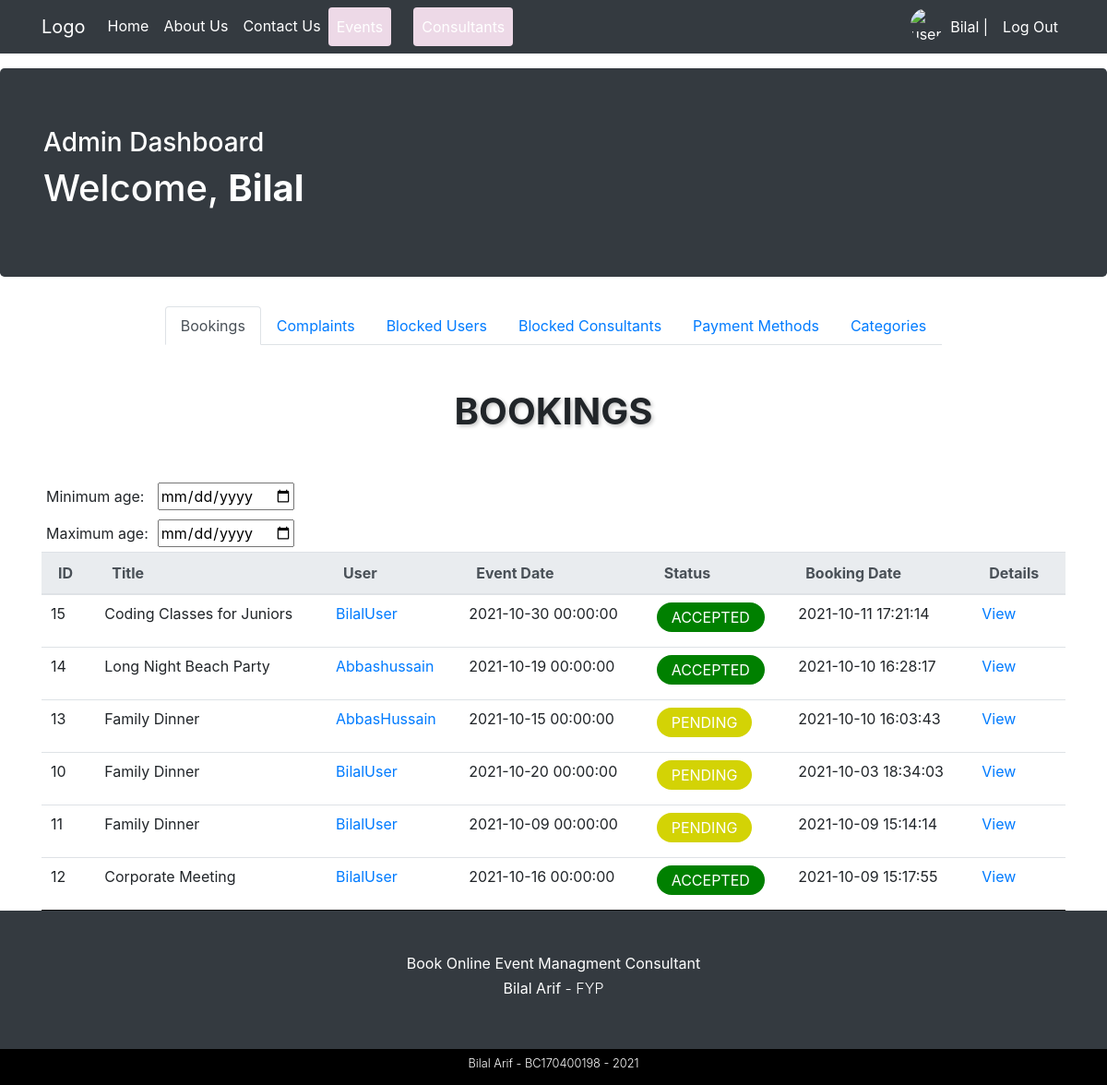
Page /admin-dashboard.php (signed in) on the committed database.
### tables this page shows
CREATE TABLE IF NOT EXISTS `bookings` (
  `booking_id` int(11) NOT NULL AUTO_INCREMENT,
  `booking_event` int(11) NOT NULL,
  `booking_event_name` varchar(255) NOT NULL,
  `booking_description` text NOT NULL,
  `booking_consultant` int(11) NOT NULL,
  `booking_consultant_username` varchar(255) NOT NULL,
  `booking_user` int(11) NOT NULL,
  `booking_user_username` varchar(255) NOT NULL,
  `booking_status` varchar(50) NOT NULL DEFAULT 'pending',
  `booking_date` datetime NOT NULL,
  `booking_createdAt` datetime NOT NULL DEFAULT CURRENT_TIMESTAMP,
  PRIMARY KEY (`booking_id`)
);

### includes/classes/Database.php (called while the page is built, shortened)
<?php
class Database {
    private $pdo;
    public function __construct(){
        $this->pdo = new PDO("mysql:host=localhost;dbname=lamhey", "Bilal", "123123");
        $this->pdo->setAttribute(PDO::ATTR_ERRMODE, PDO::ERRMODE_EXCEPTION);
    }
    public function queryDB($sql, $mode, $values = array()){
        $stmt = $this->pdo->prepare($sql);
        foreach($values as $valueToBind){
            $stmt->bindValue($valueToBind[0], $valueToBind[1]);
        }
        $stmt->execute();
        if ($mode != Database::SELECTSINGLE && $mode != Database::SELECTALL && $mode != Database::EXECUTE){
            throw new Exception('Invalid Mode');
        }else if ($mode == Database::SELECTSINGLE){
            return $stmt->fetch(PDO::FETCH_ASSOC);
        }else if ($mode == Database::SELECTALL){
            return $stmt->fetchAll(PDO::FETCH_ASSOC);
        }
    }
}

### includes/classes/Admin.php (called while the page is built, shortened)
<?php
class Admin extends User {
    protected $db;
    public function __construct($pUsername){
        $this->db = new Database();
    }
    public function getBookingList() {
        $sql = "SELECT * FROM bookings";
        $result = $this->db->queryDB($sql, Database::SELECTALL);
        return $result;
    }
}

### process/admin_dashboard_process.php (the view, shortened to what this page needs)
<?php
$admin = new Admin("admin");
$bookingData = $admin->getBookingList();
function bookingTd($booking) {
    $id = $booking['booking_id'];
    $userId = $booking['booking_user'];
    $event = $booking['booking_event_name'];
    $date = $booking['booking_date'];
    $status = $booking['booking_status'];
    $bookingUsername = $booking['booking_user_username'];
    $bookingDate = $booking['booking_createdAt'];
    $td =
        <<<HTML
         <tr>
            <td>$id</td>
            <td>$event</td>
            <td><a href="user-dashboard.php?id=$userId">$bookingUsername</a></td>
            <td>$date</td>
            <td><label class="rounded-pill px-3 py-1 text-uppercase $status" for="">$status</label></td>
            <td>$bookingDate</td>
            <td><a href="booking-detail.php?id=$id">View</a></td>
         <tr>
        HTML;
    echo $td;
}
function bookingList($data) {
    array_map("bookingTd", $data);
}

### css/style.css (style rules this page uses)
.accepted { background-color: green; color: white; }
.pending { background-color: #d3d305; color: white; }

### rows in the picture
bookings: booking_id "15", booking_event_name "Coding Classes for Juniors", booking_user_username "BilalUser", booking_date "2021-10-30 00:00:00", booking_status "ACCEPTED", booking_createdAt "2021-10-11 17:21:14"
bookings: booking_id "14", booking_event_name "Long Night Beach Party", booking_user_username "Abbashussain", booking_date "2021-10-19 00:00:00", booking_status "ACCEPTED", booking_createdAt "2021-10-10 16:28:17"
bookings: booking_id "13", booking_event_name "Family Dinner", booking_user_username "AbbasHussain", booking_date "2021-10-15 00:00:00", booking_status "PENDING", booking_createdAt "2021-10-10 16:03:43"
bookings: booking_id "10", booking_event_name "Family Dinner", booking_user_username "BilalUser", booking_date "2021-10-20 00:00:00", booking_status "PENDING", booking_createdAt "2021-10-03 18:34:03"
bookings: booking_id "11", booking_event_name "Family Dinner", booking_user_username "BilalUser", booking_date "2021-10-09 00:00:00", booking_status "PENDING", booking_createdAt "2021-10-09 15:14:14"
bookings: booking_id "12", booking_event_name "Corporate Meeting", booking_user_username "BilalUser", booking_date "2021-10-16 00:00:00", booking_status "ACCEPTED", booking_createdAt "2021-10-09 15:17:55"

### other values in the picture
$username "Bilal"
$_SESSION['username'] "Bilal"
